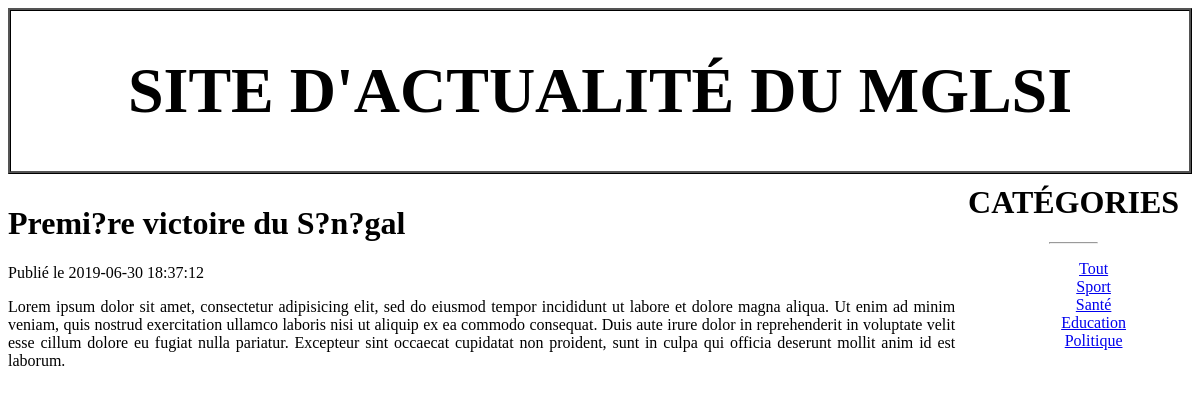
Screenshot of /index.php?action=article&id=1 with the database file from the repository.
### tables this page shows
CREATE TABLE IF NOT EXISTS `article` (
  `id` int(11) NOT NULL AUTO_INCREMENT,
  `titre` varchar(255) DEFAULT NULL,
  `contenu` text,
  `dateCreation` datetime DEFAULT CURRENT_TIMESTAMP,
  `dateModification` datetime DEFAULT CURRENT_TIMESTAMP,
  `categorie` int(11) DEFAULT NULL,
  PRIMARY KEY (`id`),
  KEY `fk_categorie_article` (`categorie`)
);

CREATE TABLE IF NOT EXISTS `categorie` (
  `id` int(11) NOT NULL AUTO_INCREMENT,
  `libelle` varchar(20) DEFAULT NULL,
  PRIMARY KEY (`id`)
);

### controleur/Controller.php (called while the page is built, shortened)
<?php
	require_once 'modele/Article.php';
	require_once 'modele/Categorie.php';
	class Controller
	{
		public function showArticle($id)
		{
			$article = Article::getById($id);
			$categories = Categorie::getList();
			require_once 'vue/article.php';
		}
	}
?>

### modele/Article.php (called while the page is built, shortened)
<?php
	class Article
	{
		public static function getById($id)
		{
			$bdd = ConnexionManager::getInstance();
			$data = $bdd->query('SELECT * FROM Article WHERE id = '.$id);
			$article = $data->fetch(PDO::FETCH_OBJ);
			return $article;
		}
	}
?>

### modele/Categorie.php (called while the page is built, shortened)
<?php
	class Categorie
	{
		public static function getList()
		{
			$bdd = ConnexionManager::getInstance();
			$reponse = $bdd->query('SELECT * FROM Categorie');
			$data = $reponse->fetchAll(PDO::FETCH_CLASS, 'Categorie');
			return $data;
		}
	}
?>

### vue/article.php (the view, shortened to what this page needs)
<!DOCTYPE html>
<html>
<head>
	<link rel="stylesheet" type="text/css" href="assets/css/style.css">
</head>
<body>
	<?php require_once 'inc/entete.php'; ?>
	<?php if (!empty($article)): ?>
		<div id="contenu">
			<h1><?= $article->titre ?></h1>
			<span>Publié le <?= $article->dateCreation ?></span>
			<p><?= $article->contenu ?></p>
		</div>
	<?php else: ?>
		<div class="message">L'article demandé n'existe pas</div>
	<?php endif ?>
	<?php require_once 'inc/menu.php';  ?>
</body>
</html>

### vue/inc/menu.php
<div id="menu">
	<h1>Catégories</h1><hr width="20%">
	<ul>
		<li><a href="index.php">Tout</a></li>
		<?php foreach ($categories as $categorie): ?>
			<li><a href="index.php?action=categorie&id=<?= $categorie->id ?>"><?= $categorie->libelle ?></a></li>
		<?php endforeach ?>
	</ul>
</div>

### assets/css/style.css (style rules this page uses)
#contenu { float: left; width: 80%; text-align: justify; }
#menu { margin-left: 80%; text-align: center; }
#menu li { list-style-type: none; }
#menu h1 { margin-top: 0px; padding-top: 0px; font-family: "AGENCY FB"; text-transform: uppercase; }

### rows the page displays
article: titre "Premi?re victoire du S?n?gal", dateCreation "2019-06-30 18:37:12", contenu "Lorem ipsum dolor sit amet, consectetur adipisicing elit, sed do eiusmod tempor incididunt ut labore et dolore magna aliqua. Ut enim ad minim veniam, quis nostrud exercitation ullamco laboris nisi ut aliquip ex ea commodo consequat. Duis aute irure dolor in reprehenderit in voluptate velit esse cillum dolore eu fugiat nulla pariatur. Excepteur sint occaecat cupidatat non proident, sunt in culpa qui officia deserunt mollit anim id est laborum."
categorie: libelle "Sport"
categorie: libelle "Santé"
categorie: libelle "Education"
categorie: libelle "Politique"
